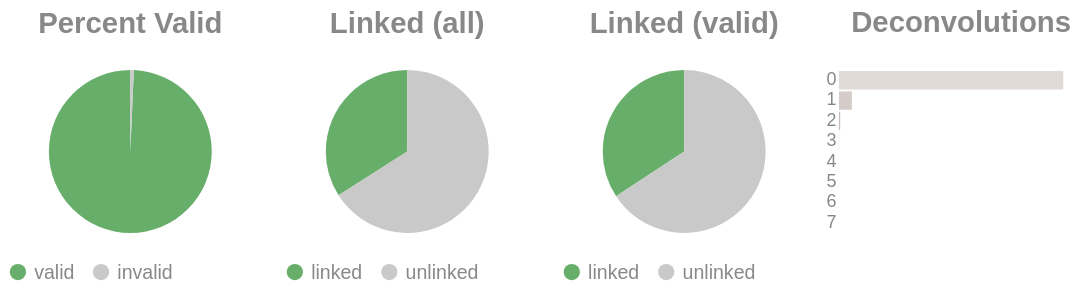

Here is the notebook cell this chart was saved with:
### Code cell
if SKIPLR:
    pass
else:
    clash = Counter()
    for i in valids['molecule'].to_list():
        _mol = i.split("-")
        if len(_mol) == 1:
            clash.update('0')
        else:
            clash.update(_mol[-1])

    _d = {"deconvolutions": [], 'count': []}
    for k,v in clash.items():
        _d['deconvolutions'].append(k)
        _d['count'].append(v)

    tot_valid = valids['reads'].sum()
    mask = valids['reads'] >= 2
    n_linked_reads = valids.filter(mask)['reads'].sum()
    if n_linked_reads == 0:
        print_html("No linked molecules (>=2 reads) were detected; skipping linked-only distributions.")
        SKIPLR = True
    else:
        perc_valid = round(tot_valid / n_reads, 4)
        linked_perc_abs = round(n_linked_reads / n_reads, 4)
        linked_perc = round(n_linked_reads / tot_valid, 4)

    _valid = pl.DataFrame({"valids": ['valid', 'invalid'], "count": [tot_valid, n_reads - tot_valid]})
    _linked_abs = pl.DataFrame({"linked (absolute)": ['linked', 'unlinked'], "count": [n_linked_reads, n_reads - n_linked_reads]})
    _linked_rel = pl.DataFrame({"linked (valids)": ['linked', 'unlinked'], "count": [n_linked_reads, tot_valid - n_linked_reads]})

    (
        alt.hconcat(
            piechart(_valid, goodval = 'valid', title = "Percent Valid"),
            piechart(_linked_abs, goodval = "linked", title =  "Linked (all)"),
            piechart(_linked_rel, goodval = "linked", title =  "Linked (valid)"),
            convolutionbar(pl.DataFrame(_d), title = "Deconvolutions"),
            center = True,
            bounds = 'flush'
        )
        .resolve_scale(color='independent')
        .resolve_legend('independent')
        .properties(usermeta={'embedOptions': {"actions": False}})
    ).display()

### Figure 1 — Vega-Lite specification as saved in the notebook (floating-point values rounded to 4 significant figures)
{"width": "container", "height": 400, "config": {"title": {"anchor": "start", "dy": -15, "fontSize": 18, "color": "#888888", "subtitleColor": "#888888", "subtitleFontSize": 14}, "arc": {"fill": "#0072B2"}, "axis": {"domainColor": "#888888", "domainWidth": 0.5, "gridWidth": 0.2, "grid": false, "titleFontWeight": 400, "titleFontSize": 15, "labelFontSize": 11, "labelColor": "#888888", "tickColor": "#888888", "tickWidth": 0.2, "titleColor": "#888888"}, "axisBand": {"grid": false}, "axisX": {"grid": true, "tickSize": 10, "domainCap": "round"}, "axisY": {"domain": false, "grid": true, "tickSize": 0, "domainCap": "round"}, "background": "transparent", "header": {"labelFontSize": 15, "labelColor": "#888888", "titleFontSize": 15, "titleFontWeight": 600, "titleColor": "#888888"}, "legend": {"labelFont": "sans-serif", "labelFontSize": 12, "labelColor": "#888888", "symbolSize": 100, "symbolType": "circle", "titleFontSize": 12, "titlePadding": 10, "titleColor": "#888888", "title": null}, "range": {"category": ["#E69F00", "#56B4E9", "#009E73", "#F0E442", "#0072B2", "#D55E00", "#CC79A7", "#000000"], "diverging": ["#cfe8f3", "#a2d4ec", "#73bfe2", "#46abdb", "#1696d2", "#12719e"]}, "area": {"fill": "#0072B2", "fillOpacity": 0.7, "line": true, "strokeOpacity": 0.7}, "line": {"color": "#0072B2", "stroke": "#0072B2", "strokeWidth": 2}, "trail": {"color": "#0072B2", "stroke": "#0072B2", "strokeWidth": 0, "size": 1}, "point": {"filled": true, "fillOpacity": 1.0, "size": 95}, "text": {"color": "#888888", "fontSize": 11, "align": "right", "fontWeight": 400, "size": 11}, "bar": {"fill": "#0072B2", "stroke": null}, "view": {"stroke": null, "continuousWidth": 660, "continuousHeight": 400}}, "hconcat": [{"data": {"name": "data-3d13ae83d7a1e0123f982ed73760e84e"}, "mark": {"type": "arc"}, "encoding": {"color": {"field": "valids", "legend": {"orient": "bottom", "title": null}, "scale": {"domain": ["valid", "invalid"], "range": ["#68ae6b", "#C9C9C9"]}, "title": "Valids", "type": "nominal"}, "theta": {"field": "count", "type": "quantitative"}, "tooltip": [{"field": "valids", "title": "Valids", "type": "ordinal"}, {"field": "percent", "format": ".2%", "title": "Percent", "type": "quantitative"}, {"field": "count", "title": "Count", "type": "quantitative"}]}, "height": 100, "title": {"text": "Percent Valid", "align": "center", "anchor": "middle"}, "transform": [{"calculate": "datum.count / 11118724", "as": "percent"}], "width": 150}, {"data": {"name": "data-6e543038a6bf586c39a8a29a9f0eb39e"}, "mark": {"type": "arc"}, "encoding": {"color": {"field": "linked (absolute)", "legend": {"orient": "bottom", "title": null}, "scale": {"domain": ["linked", "unlinked"], "range": ["#68ae6b", "#C9C9C9"]}, "title": "Linked (Absolute)", "type": "nominal"}, "theta": {"field": "count", "type": "quantitative"}, "tooltip": [{"field": "linked (absolute)", "title": "Linked (Absolute)", "type": "ordinal"}, {"field": "percent", "format": ".2%", "title": "Percent", "type": "quantitative"}, {"field": "count", "title": "Count", "type": "quantitative"}]}, "height": 100, "title": {"text": "Linked (all)", "align": "center", "anchor": "middle"}, "transform": [{"calculate": "datum.count / 11118724", "as": "percent"}], "width": 150}, {"data": {"name": "data-a00fc9c9cd3ffc6cbec6e3e0415f78df"}, "mark": {"type": "arc"}, "encoding": {"color": {"field": "linked (valids)", "legend": {"orient": "bottom", "title": null}, "scale": {"domain": ["linked", "unlinked"], "range": ["#68ae6b", "#C9C9C9"]}, "title": "Linked (Valids)", "type": "nominal"}, "theta": {"field": "count", "type": "quantitative"}, "tooltip": [{"field": "linked (valids)", "title": "Linked (Valids)", "type": "ordinal"}, {"field": "percent", "format": ".2%", "title": "Percent", "type": "quantitative"}, {"field": "count", "title": "Count", "type": "quantitative"}]}, "height": 100, "title": {"text": "Linked (valid)", "align": "center", "anchor": "middle"}, "transform": [{"calculate": "datum.count / 11042015", "as": "percent"}], "width": 150}, {"data": {"name": "data-84b995d5e3a5bf9afb87652452cdfaec"}, "mark": {"type": "bar"}, "encoding": {"color": {"field": "deconvolutions", "legend": null, "scale": {"scheme": "lightgreyred"}, "type": "nominal"}, "tooltip": [{"field": "deconvolutions", "title": "Deconvolutions", "type": "ordinal"}, {"field": "percent", "format": ".2%", "title": "Percent", "type": "quantitative"}, {"field": "count", "title": "Count", "type": "quantitative"}], "x": {"axis": null, "field": "count", "type": "quantitative"}, "y": {"field": "deconvolutions", "sort": "ascending", "title": null, "type": "nominal"}}, "height": 100, "title": {"text": "Deconvolutions", "align": "center", "anchor": "middle"}, "transform": [{"calculate": "datum.count / 8788085", "as": "percent"}], "width": 150}], "bounds": "flush", "center": true, "resolve": {"legend": {"angle": "independent"}, "scale": {"color": "independent"}}, "usermeta": {"embedOptions": {"actions": false}}, "$schema": "https://vega.github.io/schema/vega-lite/v6.1.0.json", "datasets": {"data-3d13ae83d7a1e0123f982ed73760e84e": [{"valids": "valid", "count": 11042015}, {"valids": "invalid", "count": 76709}], "data-6e543038a6bf586c39a8a29a9f0eb39e": [{"linked (absolute)": "linked", "count": 3783384}, {"linked (absolute)": "unlinked", "count": 7335340}], "data-a00fc9c9cd3ffc6cbec6e3e0415f78df": [{"linked (valids)": "linked", "count": 3783384}, {"linked (valids)": "unlinked", "count": 7258631}], "data-84b995d5e3a5bf9afb87652452cdfaec": [{"deconvolutions": "0", "count": 8262559}, {"deconvolutions": "1", "count": 474474}, {"deconvolutions": "2", "count": 44996}, {"deconvolutions": "3", "count": 5174}, {"deconvolutions": "4", "count": 745}, {"deconvolutions": "5", "count": 116}, {"deconvolutions": "6", "count": 18}, {"deconvolutions": "7", "count": 3}]}}
